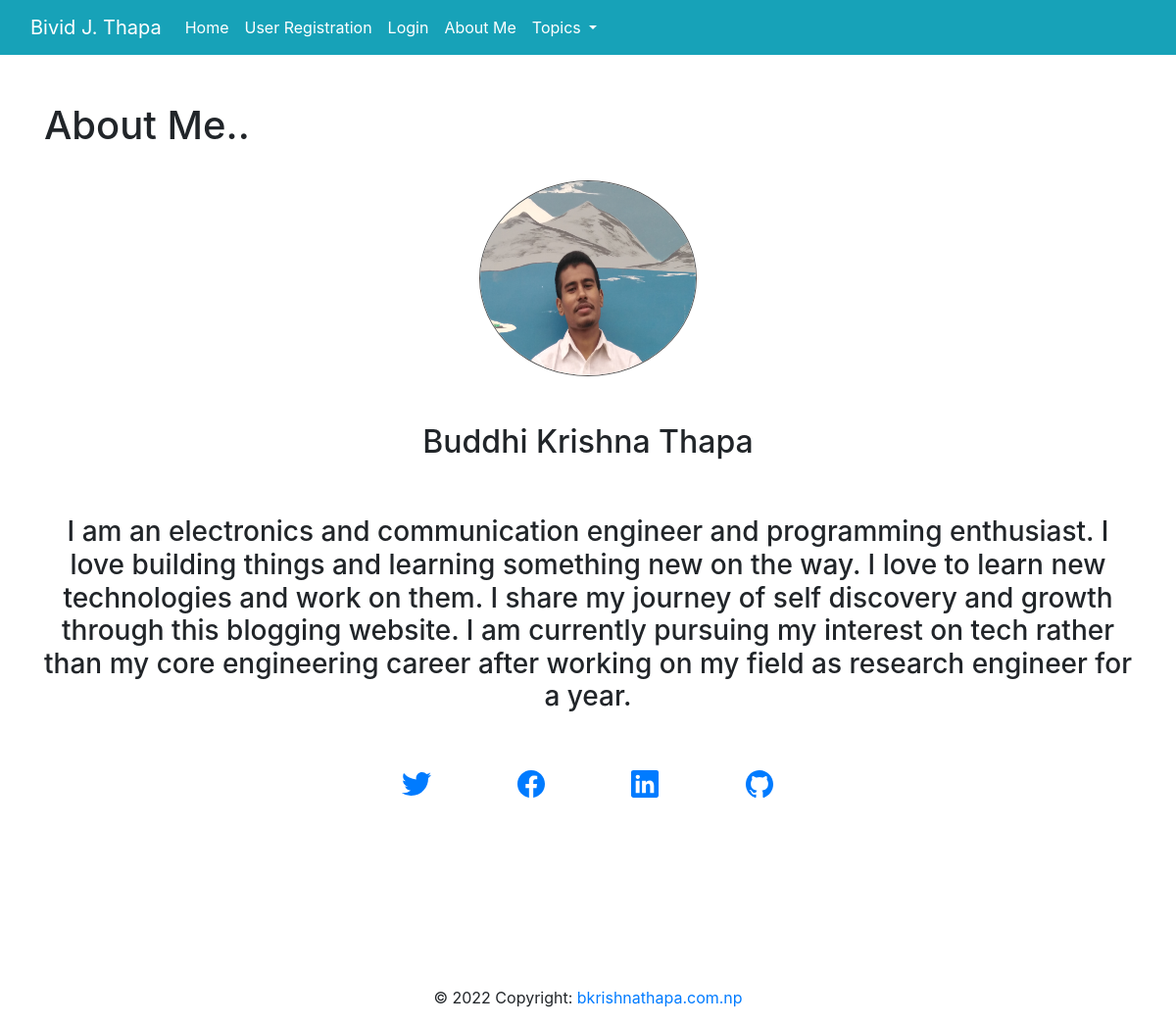
The app's page /blog/about/ with its own data.
### blog/models.py (models this page shows, shortened)
class Profile(models.Model):
    name = models.CharField(max_length= 100)
    bio = models.TextField()
    profile_pic = models.ImageField(null = True,blank=True,upload_to = "images/profile/")
    facebook = models.CharField(max_length = 100, null= True)
    twitter = models.CharField(max_length=100, null=True)
    linkdin = models.CharField(max_length=100, null=True)
    github = models.CharField(max_length=100, null=True)

### blog/views.py (the view)
# urls.py: path('about/', views.about, name='about'),
def about(response):
    all_data= Profile.objects.all
    return render(response,'about.html',{'all':all_data})

### blog/templates/about.html (shortened to what this page needs)
{% extends 'base.html' %}
{% block content %}
    <h1>About Me.. </h1>
    <br/>
    {% for item in all %}
    <img src="{{item.profile_pic.url}}" width="200", height="200" alt="Avatar" class="center">
        <br/> <br/>
        <h2>{{ item.name }}</h2>
        <br/>
        <br/>
        <h3>{{ item.bio}}</h3>
        <br/><br/>
        <div class="text-center">
        <a class = "social-media" href="{{ item.twitter }}" target="_blank">
        <ion-icon name="logo-twitter" size="large"></ion-icon>
        </a>
        <a class = "social-media" href="{{ item.facebook }}" target="_blank">
        <ion-icon name="logo-facebook" size="large"></ion-icon>
        </a>
        <a class = "social-media" href="{{ item.linkdin }}" target="_blank">
        <ion-icon name="logo-linkedin" size="large"></ion-icon>
        </a>
        <a class = "social-media" href="{{ item.github }}" target="_blank">
        <ion-icon name="logo-github" size="large"></ion-icon>
        </a>
        </div>
    {% endfor %}
{% endblock %}

### blog/templates/about.html (style rules this page uses)
.social-media { transition: color 0.2s; text-decoration:none; margin: 0 40px }
h2 { text-align: center; }
h3 { text-align: center; }
.center { display: block; margin-left: auto; margin-right: auto; width: 20%; }
img { border: 1px solid #555; border-radius: 80%; }

### records on screen
Profile: profile_pic (picture), name "Buddhi Krishna Thapa", bio "I am an electronics and communication engineer and programming enthusiast. I love building things and learning something new on the way. I love to learn new technologies and work on them. I share my journey of self discovery and growth through this blogging website. I am currently pursuing my interest on tech rather than my core engineering career after working on my field as research engineer for a year."
